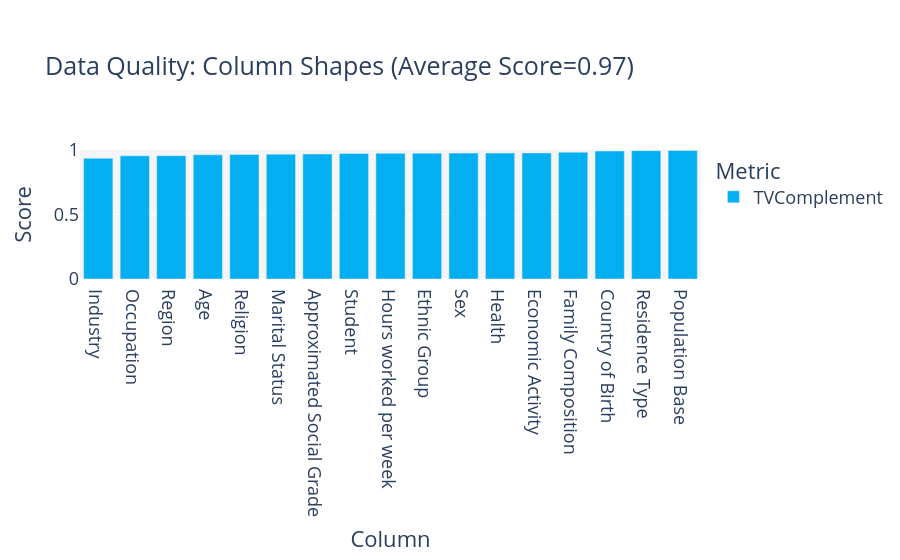

The code cell stored with this chart in its notebook:
### Markdown cell above
## Statistical similarity evaluation

### Code cell
metadata = convert_metadata_to_sdm_format(full_ds.description.schema)
quality_report = QualityReport()
quality_report.generate(train_ds.data, synth_data.data, metadata)
fig = quality_report.get_visualization(property_name='Column Shapes')
fig.show()

results_exp['Column Pair Trends'] = quality_report.get_details('Column Pair Trends').mean()['Score']
results_exp['Column Shapes'] = quality_report.get_details('Column Shapes').mean()['Score']

### Figure 1 — Plotly figure (JSON) as saved in the notebook; plotly's stock layout.template omitted (floating-point values rounded to 4 significant figures)
{"data": [{"alignmentgroup": "True", "customdata": [["TVComplement"], ["TVComplement"], ["TVComplement"], ["TVComplement"], ["TVComplement"], ["TVComplement"], ["TVComplement"], ["TVComplement"], ["TVComplement"], ["TVComplement"], ["TVComplement"], ["TVComplement"], ["TVComplement"], ["TVComplement"], ["TVComplement"], ["TVComplement"], ["TVComplement"]], "hovertemplate": "<b>%{hovertext}</b><br><br>Metric=%{customdata[0]}<br>Score=%{y}<extra></extra>", "hovertext": ["Region", "Residence Type", "Family Composition", "Population Base", "Sex", "Age", "Marital Status", "Student", "Country of Birth", "Health", "Ethnic Group", "Religion", "Economic Activity", "Occupation", "Industry", "Hours worked per week", "Approximated Social Grade"], "legendgroup": "TVComplement", "marker": {"color": "#03AFF1", "pattern": {"shape": ""}}, "name": "TVComplement", "offsetgroup": "TVComplement", "orientation": "v", "showlegend": true, "textposition": "auto", "type": "bar", "x": ["Region", "Residence Type", "Family Composition", "Population Base", "Sex", "Age", "Marital Status", "Student", "Country of Birth", "Health", "Ethnic Group", "Religion", "Economic Activity", "Occupation", "Industry", "Hours worked per week", "Approximated Social Grade"], "xaxis": "x", "y": [0.956, 0.995, 0.983, 0.996, 0.976, 0.963, 0.968, 0.973, 0.992, 0.976, 0.975, 0.965, 0.977, 0.955, 0.936, 0.974, 0.969], "yaxis": "y"}], "layout": {"barmode": "relative", "font": {"size": 18}, "legend": {"title": {"text": "Metric"}, "tracegroupgap": 0}, "margin": {"t": 150}, "plot_bgcolor": "#F5F5F8", "title": {"text": "Data Quality: Column Shapes (Average Score=0.97)"}, "xaxis": {"anchor": "y", "categoryorder": "total ascending", "domain": [0, 1], "title": {"text": "Column"}}, "yaxis": {"anchor": "x", "domain": [0, 1], "range": [0, 1], "title": {"text": "Score"}}}}
